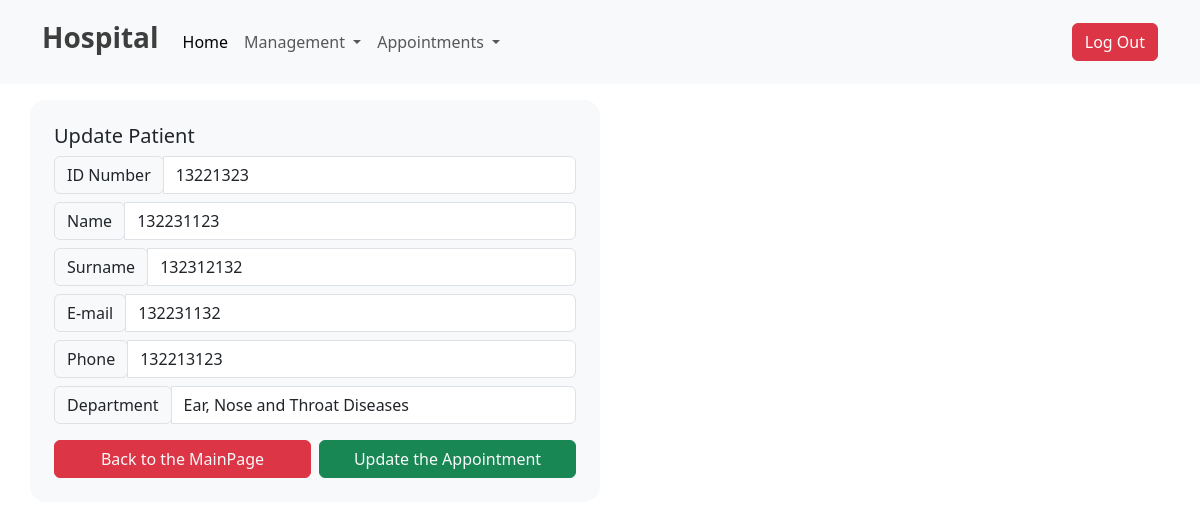
Screenshot of /update-patient.php?updateid=13 with the database file from the repository.
### tables this page shows
CREATE TABLE `patients` (
  `id` int(11) NOT NULL,
  `name` varchar(255) NOT NULL,
  `surname` varchar(255) NOT NULL,
  `email` varchar(255) NOT NULL,
  `phone` varchar(255) NOT NULL,
  `department` varchar(255) NOT NULL,
  `id_number` int(11) NOT NULL
);

### update-patient.php (the view, shortened to what this page needs)
<?php
include "./dbcon.php";
$id = $_GET["updateid"];
$sql = "Select * from `patients`where id=$id";
$result = mysqli_query($dbcon, $sql);
$row = mysqli_fetch_assoc($result);
$name = $row['name'];
$surname = $row['surname'];
$id_number = $row['id_number'];
$phone = $row['phone'];
$email = $row['email'];
$department = $row['department'];
?>
<!DOCTYPE html>
<html lang="en">
<head>
    <link href="https://cdn.jsdelivr.net/npm/bootstrap@5.3.0/dist/css/bootstrap.min.css" rel="stylesheet" />
</head>
<body>
    <?php include './header.php'; ?>
    <section class="container rounded-3 mt-3">
        <div class="row">
            <form method="post" class=" p-0 col d-flex flex-column align-items-center justify-content-center">
                <div class="w-100 bg-light -10 rounded-4 p-4">
                    <h5>Update Patient</h5>
                    <div class="input-group mb-2">
                        <div class="input-group-prepend">
                            <div class="input-group-text">ID Number</div>
                        </div>
                        <input type="text" class="form-control" id="NameInput" name="id_number" required value=<?php echo $id_number; ?> />
                    </div>
                    <div class="input-group mb-2">
                        <div class="input-group-prepend">
                            <div class="input-group-text">Name</div>
                        </div>
                        <input type="text" class="form-control" id="NameInput" name="name" required value=<?php echo $name; ?> />
                    </div>
                    <div class="input-group mb-2">
                        <div class="input-group-prepend">
                            <div class="input-group-text">Surname</div>
                        </div>
                        <input type="text" class="form-control" id="NameInput" name="surname" required value=<?php echo $surname; ?> />
                    </div>
                    <div class="input-group mb-2">
                        <div class="input-group-prepend">
                            <div class="input-group-text">E-mail</div>
                        </div>
                        <input type="text" class="form-control" id="NameInput" name="email" required value=<?php echo $email; ?> />
                    </div>
                    <div class="input-group mb-2">
                        <div class="input-group-prepend">
                            <div class="input-group-text">Phone</div>
                        </div>
                        <input type="text" class="form-control" id="NameInput" name="phone" required value=<?php echo $phone; ?> />
                    </div>
                    <div class="input-group mb-2">
                        <div class="input-group-prepend">
                            <div class="input-group-text">Department</div>
                        </div>
                        <select class="form-control" id="DepartmentInput" name="department" placeholder="Choose Department" required>
                            <option>
                                <?php echo $department ?>
                            </option>
                        </select>
                    </div>
                    <div class="d-flex gap-2 mt-3">
                        <button class="btn btn-danger w-100 rounded-2 text-light" type="button">
                            <a href="./home.php" class="nav-link">Back to the MainPage</a> </button>
                        <button class="btn btn-success w-100 rounded-2 text-light" id="BtnSubmit" name="submit" type="submit">
                            Update the Appointment
                        </button>
                    </div>
                </div>
            </form>
            <div class="col col-md-6 d-flex align-items-center justify-content-center">
            </div>
        </div>
    </section>
</body>
</html>

### rows the page displays
patients: id_number "13221323", name "132231123", surname "132312132", email "132231132", phone "132213123", department "Ear, Nose and Throat Diseases"
